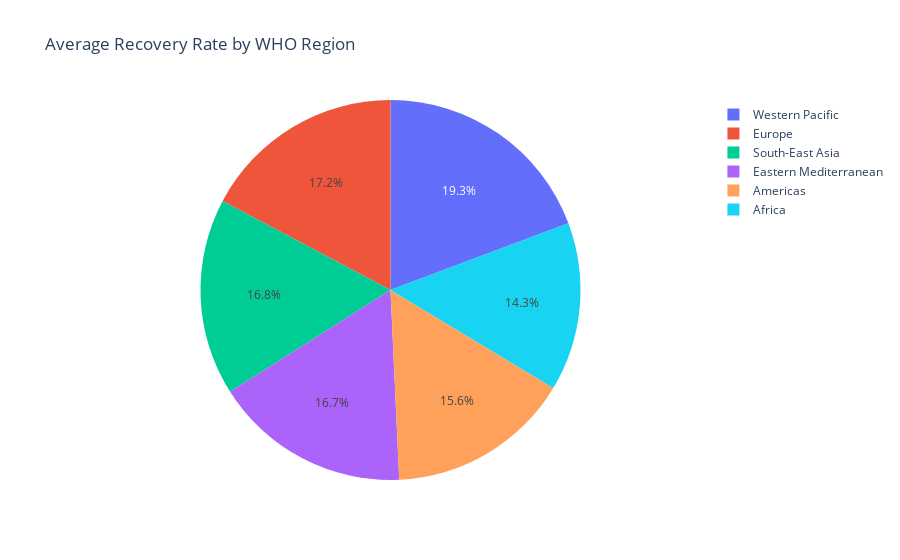

Write notebook code for a chart like this one.
### Code cell
#Ques: WHich region has the heighest Recovery Rate?
#Average Recovery Rate by WHO REGION
AVR_RR=CountryWise.groupby('WHO Region')[['Recovered / 100 Cases']].mean().reset_index()
print(AVR_RR.sort_values('Recovered / 100 Cases',ascending=False))
px.pie(AVR_RR,names='WHO Region',values='Recovered / 100 Cases',title='Average Recovery Rate by WHO Region')

### Figure 1 — Plotly figure (JSON) as saved in the notebook; plotly's stock layout.template omitted (floating-point values rounded to 4 significant figures)
{"data": [{"domain": {"x": [0, 1], "y": [0, 1]}, "hovertemplate": "WHO Region=%{label}<br>Recovered / 100 Cases=%{value}<extra></extra>", "labels": ["Africa", "Americas", "Eastern Mediterranean", "Europe", "South-East Asia", "Western Pacific"], "legendgroup": "", "name": "", "showlegend": true, "type": "pie", "values": [57.01, 62.29, 66.59, 68.64, 66.7, 76.8]}], "layout": {"legend": {"tracegroupgap": 0}, "title": {"text": "Average Recovery Rate by WHO Region"}}}
